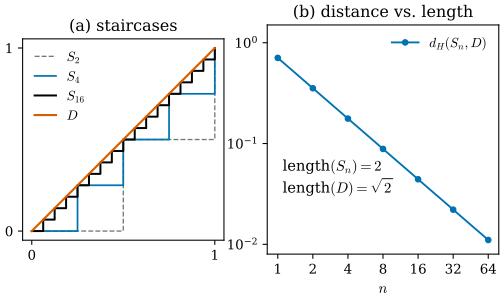

Here is the Python script that generated this plot:
"""Figure 46.1.2: staircases approach the diagonal, but their length and tangents do not.

(a) staircases S_n from (0, 0) to (1, 1) with n = 2, 4, 16 steps and the diagonal D.
(b) Hausdorff distance d_H(S_n, D) = 1 / (sqrt2 n) against n (log-log); the length of S_n stays 2 while the
length of D is sqrt2 = 1.414.

Run from the project root: PYTHONPATH=tools python3 chapters/46-varifold-background/figures/fig-46-1-2-staircase.py
"""
import sys
from pathlib import Path

import numpy as np

sys.path.insert(0, str(Path(__file__).resolve().parents[1] / "lib"))
import dgfig  # noqa: E402

dgfig.setup()
import matplotlib.pyplot as plt  # noqa: E402

import var46 as v  # noqa: E402

C = dgfig.COLORS
ns = np.array([1, 2, 4, 8, 16, 32, 64])
dH = []
for n in ns:
    S = v.staircase(n)
    assert abs(v.polyline_length(S, closed=False) - 2.0) < 1e-12
    if n <= 16:
        d = v.hausdorff_polyline_to_segment(S, (0, 0), (1, 1))
        assert abs(d - 1 / (np.sqrt(2) * n)) < 1e-6, (n, d)
    dH.append(1 / (np.sqrt(2) * n))
dH = np.array(dH)

fig, axes = plt.subplots(1, 2, figsize=(6.4, 3.1), gridspec_kw={"width_ratios": [1, 1.15]})
ax = axes[0]
styles = {2: (C["aux"], 1.0, "--"), 4: (C["tangent"], 1.3, "-"), 16: (C["main"], 1.5, "-")}
for n, (col, lw, ls) in styles.items():
    S = v.staircase(n)
    ax.plot(S[:, 0], S[:, 1], color=col, lw=lw, ls=ls, label=fr"$S_{{{n}}}$")
ax.plot([0, 1], [0, 1], color=C["normal"], lw=1.6, label=r"$D$")
ax.set_aspect("equal")
ax.set_xlim(-0.05, 1.05)
ax.set_ylim(-0.05, 1.05)
ax.set_xticks([0, 1])
ax.set_yticks([0, 1])
ax.legend(loc="upper left", frameon=False, fontsize=10, handlelength=1.6)
ax.set_title("(a) staircases", fontsize=12)

ax = axes[1]
ax.loglog(ns, dH, "o-", color=C["tangent"], lw=1.4, ms=4, label=r"$d_H(S_n, D)$")
ax.set_xlabel(r"$n$")
ax.set_xticks(ns)
ax.set_xticklabels([str(n) for n in ns])
ax.minorticks_off()
ax.set_ylim(0.008, 1.5)
ax.text(1.1, 0.03, r"length$(S_n) = 2$" + "\n" + r"length$(D) = \sqrt{2}$", fontsize=11, va="bottom")
ax.legend(loc="upper right", frameon=False, fontsize=10)
ax.set_title("(b) distance vs. length", fontsize=12)

dgfig.save(fig, __file__)
